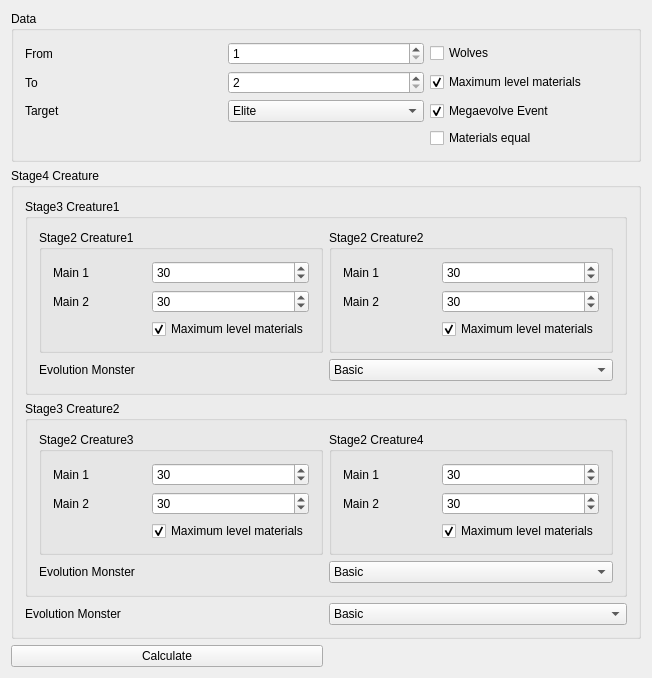
<?xml version="1.0" encoding="UTF-8"?>
<ui version="4.0">
 <class>Evolution</class>
 <widget class="QMainWindow" name="Evolution">
  <property name="geometry">
   <rect>
    <x>0</x>
    <y>0</y>
    <width>652</width>
    <height>574</height>
   </rect>
  </property>
  <property name="windowTitle">
   <string>Evolution</string>
  </property>
  <widget class="QWidget" name="centralWidget">
   <layout class="QGridLayout" name="gridLayout">
    <item row="3" column="0" colspan="2">
     <widget class="QGroupBox" name="groupBox">
      <property name="title">
       <string>Data</string>
      </property>
      <layout class="QGridLayout" name="gridLayout_2">
       <item row="6" column="0">
        <widget class="QLabel" name="label_5">
         <property name="text">
          <string>Target</string>
         </property>
        </widget>
       </item>
       <item row="6" column="3">
        <widget class="QCheckBox" name="checkBox_evolveEvent">
         <property name="text">
          <string>Megaevolve Event</string>
         </property>
         <property name="checked">
          <bool>true</bool>
         </property>
        </widget>
       </item>
       <item row="2" column="3">
        <widget class="QCheckBox" name="checkBox_megaEvolve">
         <property name="toolTip">
          <string>Check if max level materials will be used even in first stage of evolution.</string>
         </property>
         <property name="text">
          <string>Maximum level materials</string>
         </property>
         <property name="checked">
          <bool>true</bool>
         </property>
        </widget>
       </item>
       <item row="7" column="3">
        <widget class="QCheckBox" name="checkBox">
         <property name="toolTip">
          <string>Check if all creatures will have the same materials.</string>
         </property>
         <property name="text">
          <string>Materials equal</string>
         </property>
        </widget>
       </item>
       <item row="0" column="3">
        <widget class="QCheckBox" name="checkBox_wolves">
         <property name="toolTip">
          <string>Check if you are evolving wolves (they have a lesser requirement for elite).</string>
         </property>
         <property name="text">
          <string>Wolves</string>
         </property>
        </widget>
       </item>
       <item row="0" column="0">
        <widget class="QLabel" name="label">
         <property name="text">
          <string>From</string>
         </property>
        </widget>
       </item>
       <item row="2" column="0">
        <widget class="QLabel" name="label_2">
         <property name="text">
          <string>To</string>
         </property>
        </widget>
       </item>
       <item row="0" column="1">
        <widget class="QSpinBox" name="spinBox_from">
         <property name="minimum">
          <number>1</number>
         </property>
         <property name="maximum">
          <number>3</number>
         </property>
        </widget>
       </item>
       <item row="2" column="1">
        <widget class="QSpinBox" name="spinBox_to">
         <property name="minimum">
          <number>2</number>
         </property>
         <property name="maximum">
          <number>4</number>
         </property>
        </widget>
       </item>
       <item row="6" column="1">
        <widget class="QComboBox" name="comboBox">
         <property name="currentIndex">
          <number>2</number>
         </property>
         <item>
          <property name="text">
           <string>Basic</string>
          </property>
         </item>
         <item>
          <property name="text">
           <string>Megaevolved</string>
          </property>
         </item>
         <item>
          <property name="text">
           <string>Elite</string>
          </property>
         </item>
        </widget>
       </item>
      </layout>
     </widget>
    </item>
    <item row="4" column="0" colspan="2">
     <widget class="QGroupBox" name="groupBox_s4">
      <property name="title">
       <string>Stage4 Creature</string>
      </property>
      <layout class="QGridLayout" name="gridLayout_8">
       <item row="4" column="0">
        <widget class="QLabel" name="label_EM3">
         <property name="text">
          <string>Evolution Monster</string>
         </property>
        </widget>
       </item>
       <item row="4" column="1">
        <widget class="QComboBox" name="comboBox_evo2">
         <item>
          <property name="text">
           <string>Basic</string>
          </property>
         </item>
         <item>
          <property name="text">
           <string>Megaevolved</string>
          </property>
         </item>
         <item>
          <property name="text">
           <string>Elite</string>
          </property>
         </item>
        </widget>
       </item>
       <item row="1" column="0" colspan="2">
        <widget class="QGroupBox" name="groupBox_s3c2">
         <property name="title">
          <string>Stage3 Creature2</string>
         </property>
         <layout class="QGridLayout" name="gridLayout_9">
          <item row="0" column="1">
           <widget class="QGroupBox" name="groupBox_s2c4">
            <property name="title">
             <string>Stage2 Creature4</string>
            </property>
            <layout class="QGridLayout" name="gridLayout_6">
             <item row="0" column="0">
              <widget class="QLabel" name="label_13">
               <property name="text">
                <string>Main 1</string>
               </property>
              </widget>
             </item>
             <item row="0" column="1">
              <widget class="QSpinBox" name="spinBox_c4main1">
               <property name="maximum">
                <number>999</number>
               </property>
               <property name="singleStep">
                <number>10</number>
               </property>
               <property name="value">
                <number>30</number>
               </property>
              </widget>
             </item>
             <item row="1" column="0">
              <widget class="QLabel" name="label_14">
               <property name="text">
                <string>Main 2</string>
               </property>
              </widget>
             </item>
             <item row="1" column="1">
              <widget class="QSpinBox" name="spinBox_c4main2">
               <property name="maximum">
                <number>999</number>
               </property>
               <property name="singleStep">
                <number>10</number>
               </property>
               <property name="value">
                <number>30</number>
               </property>
              </widget>
             </item>
             <item row="2" column="1">
              <widget class="QCheckBox" name="checkBox_c4megaEvolve">
               <property name="toolTip">
                <string>Check if max level materials will be used even in first stage of evolution.</string>
               </property>
               <property name="text">
                <string>Maximum level materials</string>
               </property>
               <property name="checked">
                <bool>true</bool>
               </property>
              </widget>
             </item>
            </layout>
           </widget>
          </item>
          <item row="0" column="0">
           <widget class="QGroupBox" name="groupBox_s2c3">
            <property name="title">
             <string>Stage2 Creature3</string>
            </property>
            <layout class="QGridLayout" name="gridLayout_5">
             <item row="2" column="2">
              <widget class="QSpinBox" name="spinBox_c3main2">
               <property name="maximum">
                <number>999</number>
               </property>
               <property name="singleStep">
                <number>10</number>
               </property>
               <property name="value">
                <number>30</number>
               </property>
              </widget>
             </item>
             <item row="0" column="0">
              <widget class="QLabel" name="label_10">
               <property name="text">
                <string>Main 1</string>
               </property>
              </widget>
             </item>
             <item row="2" column="0">
              <widget class="QLabel" name="label_11">
               <property name="text">
                <string>Main 2</string>
               </property>
              </widget>
             </item>
             <item row="0" column="2">
              <widget class="QSpinBox" name="spinBox_c3main1">
               <property name="maximum">
                <number>999</number>
               </property>
               <property name="singleStep">
                <number>10</number>
               </property>
               <property name="value">
                <number>30</number>
               </property>
              </widget>
             </item>
             <item row="3" column="2">
              <widget class="QCheckBox" name="checkBox_c3megaEvolve">
               <property name="toolTip">
                <string>Check if max level materials will be used even in first stage of evolution.</string>
               </property>
               <property name="text">
                <string>Maximum level materials</string>
               </property>
               <property name="checked">
                <bool>true</bool>
               </property>
              </widget>
             </item>
            </layout>
           </widget>
          </item>
          <item row="1" column="0">
           <widget class="QLabel" name="label_EM2">
            <property name="text">
             <string>Evolution Monster</string>
            </property>
           </widget>
          </item>
          <item row="1" column="1">
           <widget class="QComboBox" name="comboBox_c2evo1">
            <item>
             <property name="text">
              <string>Basic</string>
             </property>
            </item>
            <item>
             <property name="text">
              <string>Megaevolved</string>
             </property>
            </item>
            <item>
             <property name="text">
              <string>Elite</string>
             </property>
            </item>
           </widget>
          </item>
         </layout>
        </widget>
       </item>
       <item row="0" column="0" colspan="2">
        <widget class="QGroupBox" name="groupBox_s3c1">
         <property name="title">
          <string>Stage3 Creature1</string>
         </property>
         <layout class="QGridLayout" name="gridLayout_7">
          <item row="0" column="1">
           <widget class="QGroupBox" name="groupBox_s2c2">
            <property name="title">
             <string>Stage2 Creature2</string>
            </property>
            <layout class="QGridLayout" name="gridLayout_3">
             <item row="0" column="0">
              <widget class="QLabel" name="label_7">
               <property name="text">
                <string>Main 1</string>
               </property>
              </widget>
             </item>
             <item row="0" column="1">
              <widget class="QSpinBox" name="spinBox_c2main1">
               <property name="maximum">
                <number>999</number>
               </property>
               <property name="singleStep">
                <number>10</number>
               </property>
               <property name="value">
                <number>30</number>
               </property>
              </widget>
             </item>
             <item row="1" column="0">
              <widget class="QLabel" name="label_8">
               <property name="text">
                <string>Main 2</string>
               </property>
              </widget>
             </item>
             <item row="1" column="1">
              <widget class="QSpinBox" name="spinBox_c2main2">
               <property name="maximum">
                <number>999</number>
               </property>
               <property name="singleStep">
                <number>10</number>
               </property>
               <property name="value">
                <number>30</number>
               </property>
              </widget>
             </item>
             <item row="2" column="1">
              <widget class="QCheckBox" name="checkBox_c2megaEvolve">
               <property name="toolTip">
                <string>Check if max level materials will be used even in first stage of evolution.</string>
               </property>
               <property name="text">
                <string>Maximum level materials</string>
               </property>
               <property name="checked">
                <bool>true</bool>
               </property>
              </widget>
             </item>
            </layout>
           </widget>
          </item>
          <item row="0" column="0">
           <widget class="QGroupBox" name="groupBox_s2c1">
            <property name="title">
             <string>Stage2 Creature1</string>
            </property>
            <layout class="QGridLayout" name="gridLayout_4">
             <item row="0" column="1">
              <widget class="QSpinBox" name="spinBox_c1main1">
               <property name="maximum">
                <number>999</number>
               </property>
               <property name="singleStep">
                <number>10</number>
               </property>
               <property name="value">
                <number>30</number>
               </property>
              </widget>
             </item>
             <item row="1" column="0">
              <widget class="QLabel" name="label_4">
               <property name="text">
                <string>Main 2</string>
               </property>
              </widget>
             </item>
             <item row="1" column="1">
              <widget class="QSpinBox" name="spinBox_c1main2">
               <property name="maximum">
                <number>999</number>
               </property>
               <property name="singleStep">
                <number>10</number>
               </property>
               <property name="value">
                <number>30</number>
               </property>
              </widget>
             </item>
             <item row="0" column="0">
              <widget class="QLabel" name="label_3">
               <property name="text">
                <string>Main 1</string>
               </property>
              </widget>
             </item>
             <item row="2" column="1">
              <widget class="QCheckBox" name="checkBox_c1megaEvolve">
               <property name="toolTip">
                <string>Check if max level materials will be used even in first stage of evolution.</string>
               </property>
               <property name="text">
                <string>Maximum level materials</string>
               </property>
               <property name="checked">
                <bool>true</bool>
               </property>
              </widget>
             </item>
            </layout>
           </widget>
          </item>
          <item row="1" column="0">
           <widget class="QLabel" name="label_EM1">
            <property name="text">
             <string>Evolution Monster</string>
            </property>
           </widget>
          </item>
          <item row="1" column="1">
           <widget class="QComboBox" name="comboBox_c1evo1">
            <item>
             <property name="text">
              <string>Basic</string>
             </property>
            </item>
            <item>
             <property name="text">
              <string>Megaevolved</string>
             </property>
            </item>
            <item>
             <property name="text">
              <string>Elite</string>
             </property>
            </item>
           </widget>
          </item>
         </layout>
         <zorder>groupBox_s2c1</zorder>
         <zorder>groupBox_s2c1</zorder>
         <zorder>groupBox_s2c2</zorder>
         <zorder>label_EM1</zorder>
         <zorder>comboBox_c1evo1</zorder>
        </widget>
       </item>
      </layout>
     </widget>
    </item>
    <item row="11" column="1">
     <widget class="QLabel" name="label_missing">
      <property name="text">
       <string/>
      </property>
     </widget>
    </item>
    <item row="11" column="0">
     <widget class="QPushButton" name="pushButton">
      <property name="text">
       <string>Calculate</string>
      </property>
     </widget>
    </item>
   </layout>
  </widget>
 </widget>
 <layoutdefault spacing="6" margin="11"/>
 <tabstops>
  <tabstop>spinBox_from</tabstop>
  <tabstop>spinBox_to</tabstop>
  <tabstop>comboBox</tabstop>
  <tabstop>checkBox_wolves</tabstop>
  <tabstop>checkBox_megaEvolve</tabstop>
  <tabstop>checkBox_evolveEvent</tabstop>
  <tabstop>checkBox</tabstop>
  <tabstop>spinBox_c1main1</tabstop>
  <tabstop>spinBox_c1main2</tabstop>
  <tabstop>checkBox_c1megaEvolve</tabstop>
  <tabstop>spinBox_c2main1</tabstop>
  <tabstop>spinBox_c2main2</tabstop>
  <tabstop>checkBox_c2megaEvolve</tabstop>
  <tabstop>comboBox_c1evo1</tabstop>
  <tabstop>spinBox_c3main1</tabstop>
  <tabstop>spinBox_c3main2</tabstop>
  <tabstop>checkBox_c3megaEvolve</tabstop>
  <tabstop>spinBox_c4main1</tabstop>
  <tabstop>spinBox_c4main2</tabstop>
  <tabstop>checkBox_c4megaEvolve</tabstop>
  <tabstop>comboBox_c2evo1</tabstop>
  <tabstop>comboBox_evo2</tabstop>
  <tabstop>pushButton</tabstop>
 </tabstops>
 <resources/>
 <connections/>
</ui>
